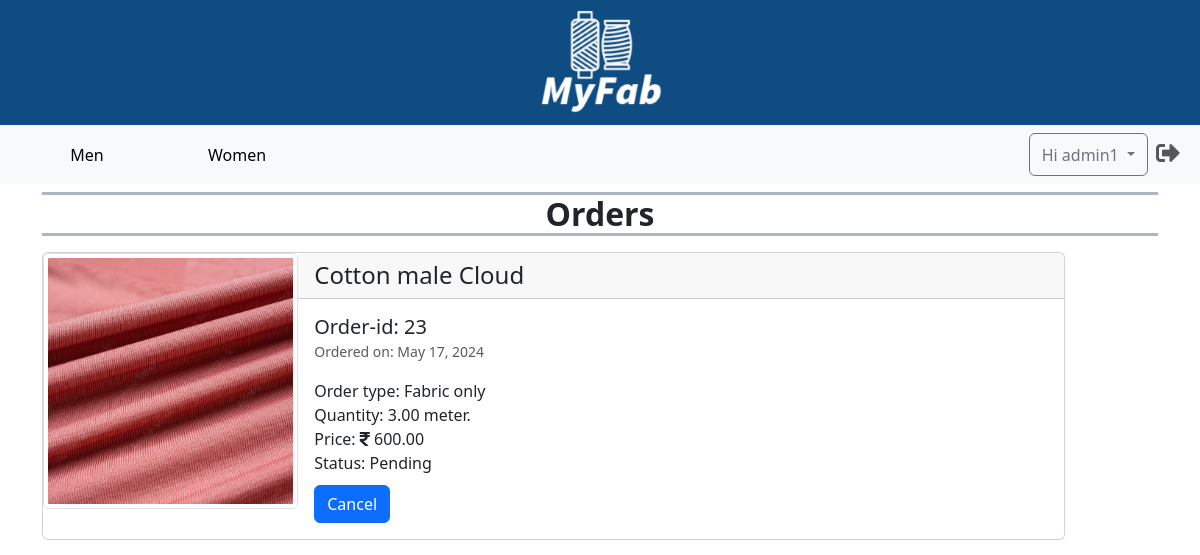
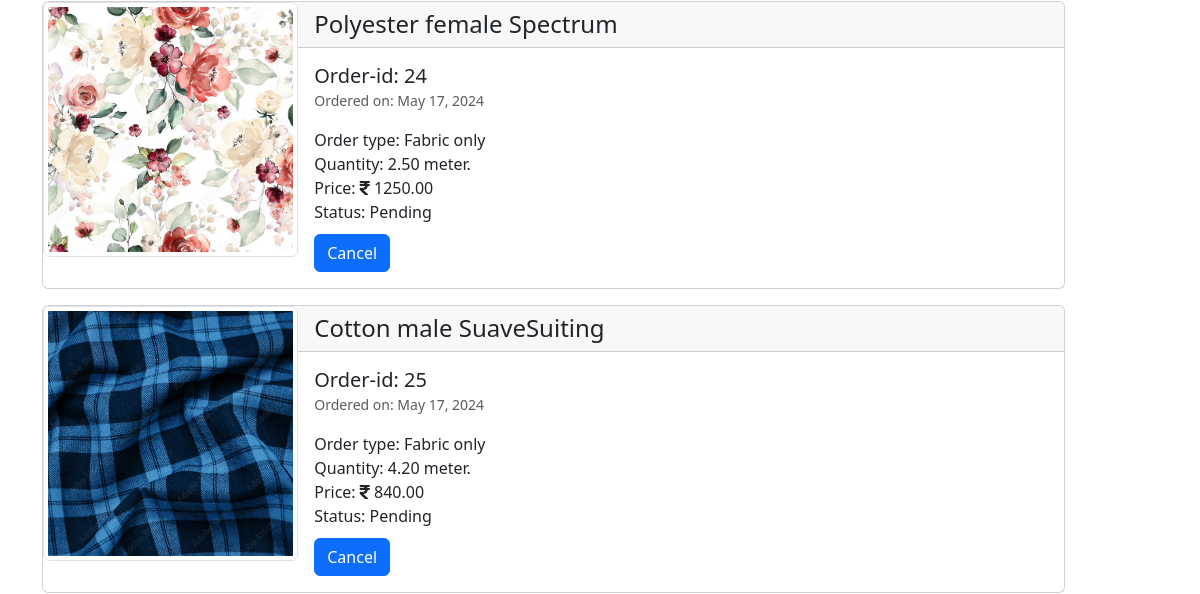
The page /accounts/orders/ (signed in, upper part) on the database as committed earlier (2 pictures, top to bottom).
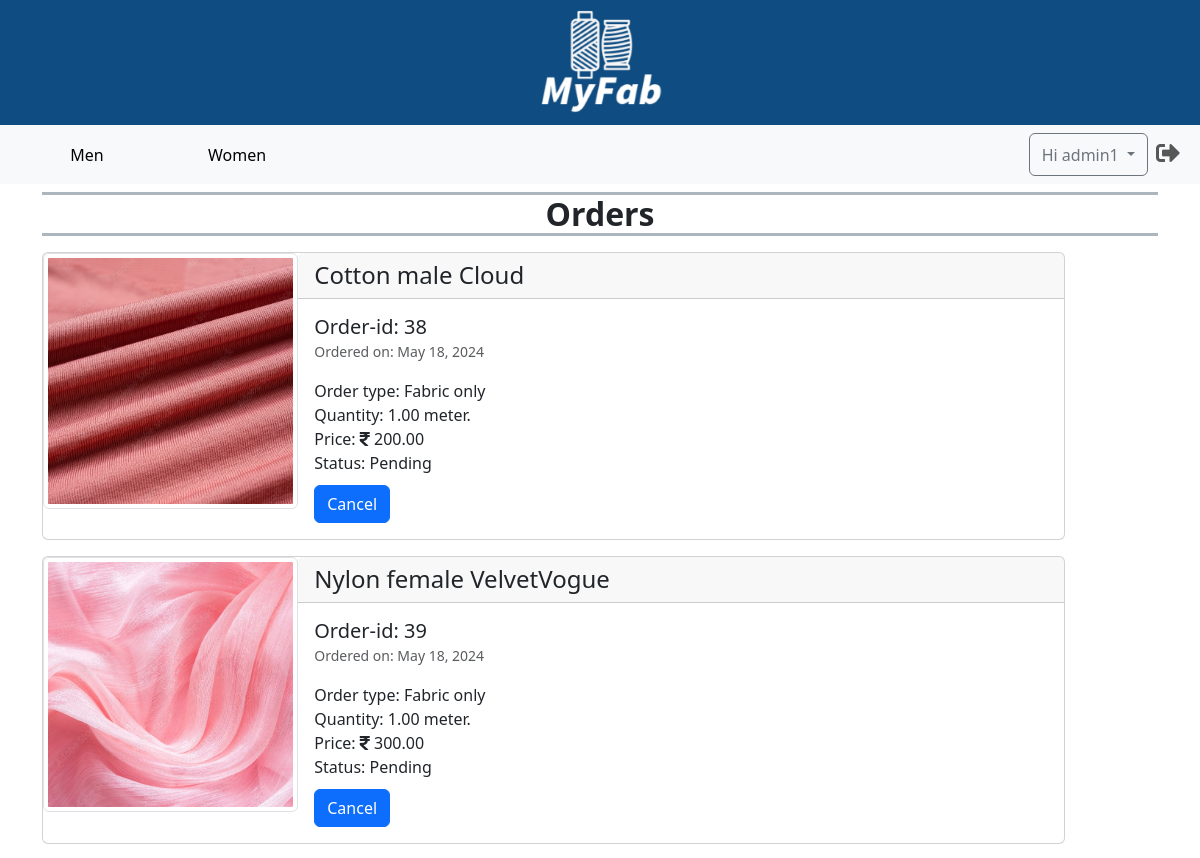
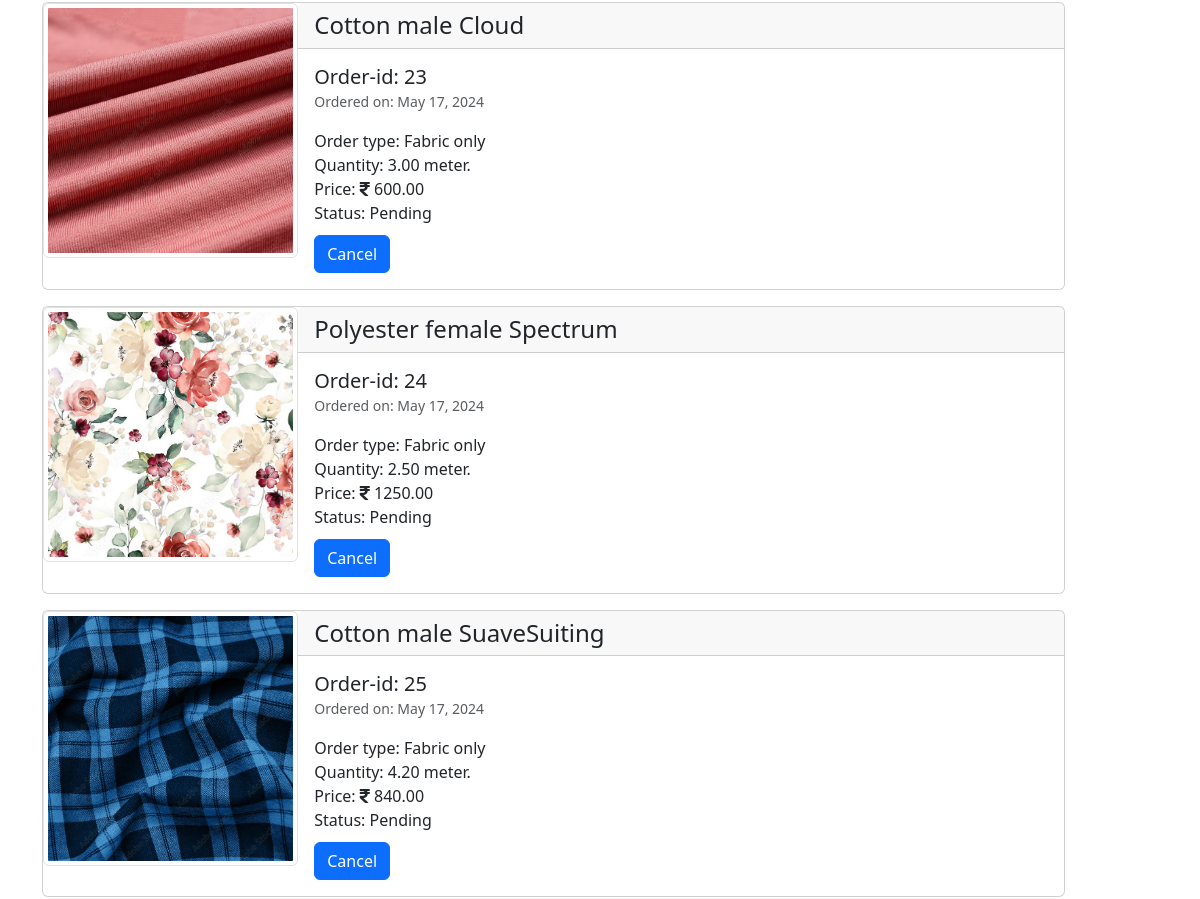
The same page on the database as committed later (2 pictures, top to bottom).
### accounts/models.py (models this page shows)
class CustomUser(AbstractUser):
    phone_number = models.CharField(max_length=13, unique=True)

### orders/models.py (models this page shows, shortened)
class Order(models.Model):
    PAYMENT_CHOICES = [
        ('P', 'Prepaid'),
        ('C', 'Cash On Delivery'),
    ]
    STATUS_CHOICES = [
        ('P', 'Pending'),
        ('S', 'Shipping'),
        ('D', 'Delivered'),
        ('C', 'Cancelled'),
    ]
    customer_id = models.ForeignKey(CustomUser, on_delete=models.CASCADE)
    product_id = models.ForeignKey(Product, on_delete=models.CASCADE)
    order_type = models.IntegerField(null=False)
    quantity = models.DecimalField(max_digits=10, decimal_places=2, default=0)
    price = models.DecimalField(max_digits=10, decimal_places=2, default=0)
    add_date = models.DateField(auto_now_add=True)
    payment_method = models.CharField(max_length=10, null=False, choices=PAYMENT_CHOICES)
    status = models.CharField(max_length=10, null=False, choices=STATUS_CHOICES, default='P')
    address = models.ForeignKey(Address, on_delete=models.PROTECT)
    order_measurements = models.TextField(null=True, default=None, blank=True)

### main/models.py (models this page shows, shortened)
class Product(models.Model):
    name = models.CharField(max_length=255, unique=True, blank=False, null=False)
    price = models.DecimalField(max_digits=10, decimal_places=2, default=0, validators=[MinValueValidator(0)])
    image = models.ImageField(upload_to='images/products')
    description = models.TextField(blank=True)
    qty = models.DecimalField(max_digits=10, decimal_places=2, default=0, validators=[MinValueValidator(0)])
    add_date = models.DateField(auto_now_add=True)
    is_active = models.BooleanField(default=True)
    usages = models.ManyToManyField(Usage)
    category_choices = models.ManyToManyField(CategoryChoice)

### accounts/views.py (the view, shortened to what this page needs)
# urls.py: path('orders/', Orders.as_view(), name='orders'),
class Orders(View):
    def get(self, request):
        user = request.user
        orders = Order.objects.filter(customer_id=user).order_by('-add_date')
        context = {'orders': orders}
        return render(request, 'orders.html', context)

### templates/orders.html (shortened to what this page needs)
{% extends 'base.html' %}
{% load static %}
{% load custom_filters %}
{% block content %}
    <nav class="navbar navbar-expand-lg bg-body-tertiary">
        <div class="container-fluid">
        <div class="collapse navbar-collapse" id="navbarSupportedContent">
            <ul class="navbar-nav d-flex align-items-center me-auto mb-2 mb-lg-0">
                <li class="nav-item">
                    <button class="nav-link active btn btn-link" style="min-width: 150px;" aria-current="page">
                        <a class="text-black text-decoration-none" href="{% url "main:home" %}">Men</a>
                    </button>
                </li>
                <li class="nav-item">
                    <button class="nav-link btn btn-link" style="min-width: 150px;" aria-current="page">
                        <a class="text-black text-decoration-none" href="{% url "main:home_women" %}">Women</a>
                    </button>
                </li>
            </ul>
            <ul class="navbar-nav d-flex flex-row justify-content-center  ms-auto mb-2 mb-lg-0">
                {% if user.is_authenticated %}
                <div class="btn-group">
                    <button class="btn btn-outline-secondary dropdown-toggle" type="button" data-bs-toggle="dropdown" aria-expanded="false">
                        Hi {{user.first_name}}
                    </button>
                  </div>
                <li class="nav-item ms-3 ms-lg-0">
                    <form action="{% url 'accounts:logout' %}" method="post">
                        <button type="submit" class="nav-link" style="border: none; background: none;"
                            data-toggle="tooltip" title="Logout">
                            <i style='font-size:24px' class='fas'>&#xf2f5;</i>
                        </button>
                    </form>
                </li>
                {% endif %}
            </ul>
        </div>
        </div>
    </nav>
    <section class="container my-2">
        {% if orders %}
        <h5 class="border-bottom border-top border-3 border-dark-subtle fw-bold fs-2 fs-lg-5 mt-2 text-center">
            Orders
        </h5>
        {% for order in orders %}
        <div class="card my-3 col col-md-11" id="card-{{order.id}}">
            <div class="row g-0">
                <div class="col-md-3">
                    <img src="{{ order.product_id.image.url }}"
                    class="img-thumbnail img-fluid rounded-start w-100" alt="img-order-{{order.id}}">
                </div>
                <div class="col-md-9">
                    <h4 class="card-header">{{order.product_id.name}}</h4>
                    <div class="card-body">
                        <h5 class="my-0">Order-id: {{order.id}}</h5>
                        <p >
                            <small class="text-body-secondary">
                                Ordered on: {{order.add_date}}
                            </small>
                        </p>
                        <p class="card-text my-0">
                            Order type: {% if order.order_type == 1 %}Fabric only
                            {% else %}Fabric with stitching{% endif %}
                        </p>
                        <p class="card-text my-0">Quantity: {{order.quantity}} meter.</p>
                        <p class="card-text my-0">Price: <i class="fa">&#xf156;</i> {{order.price}}</p>
                        <p class="card-text my-0" id="status-{{order.id}}">
                            Status: {{order.get_status_display}}
                        </p>
                        {% if order.status == 'D' %}
                        <a href="#" class="btn btn-primary" style="margin-top: 10px;">Request Return</a>
                        {% elif order.status == 'C' %}
                        <button class="btn btn-primary cancel-btn" style="margin-top: 10px;" disabled>
                            Cancel
                        </button>
                        {% else %}
                        <button class="btn btn-primary cancel-btn" style="margin-top: 10px;" id="btn-{{order.id}}"
                            data-order-id="{{ order.id }}" onclick="cancelOrder({{ order.id }})">
                            Cancel
                        </button>
                        {% endif %}
                    </div>
                </div>
            </div>
        </div>
        {% endfor %}
        {% endif %}
    </section>
{% endblock %}

### templates/base.html (shortened to what this page needs)
{% load static %}
{% load custom_filters %}
<!DOCTYPE html>
<html lang="en">
<head>
    <link rel="stylesheet" href="https://cdnjs.cloudflare.com/ajax/libs/font-awesome/5.15.4/css/all.min.css">
    <link rel="stylesheet" href="https://cdn.jsdelivr.net/npm/bootstrap-icons@1.11.3/font/bootstrap-icons.min.css">
    <link rel="stylesheet" href="{% static "./css/bootstrap.css" %}">
    <link rel="stylesheet" href="{% static "./css/style.css" %}">
</head>
<body>
    <header class="header" style=" background-color: #0F4C81; height: 125px;">
        <div class="container">
            <img class="logo d-block mx-auto"  style="max-height: 125px; width: auto;"
            src="{% static 'images/MyFAB_transparent.png' %}" alt="Logo">
        </div>
    </header>
        {% block content %}{% endblock %}
</body>
</html>

Rows that differ between the two databases and show on the page:
added Order: product_id.image (picture), product_id.name "Cotton male Cloud", id "38", add_date "May 18, 2024", order_type "Fabric only", quantity "1.00", price "200.00", status "Pending"
added Order: product_id.image (picture), product_id.name "Nylon female VelvetVogue", id "39", add_date "May 18, 2024", order_type "Fabric only", quantity "1.00", price "300.00", status "Pending"
